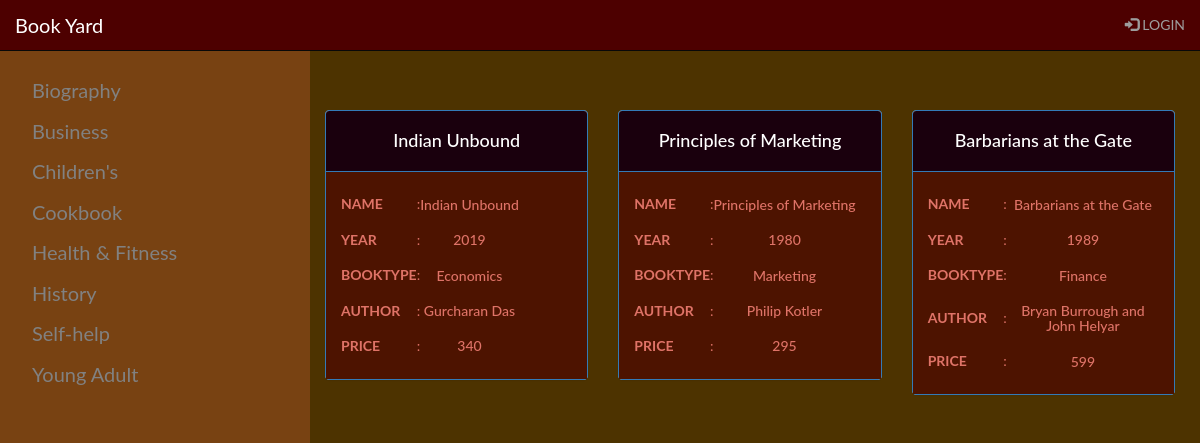
/BookStore/2/AllCompanys, run on the app's committed database.
### Setup_file.py (models this page shows, shortened)
class BookYard(Base):
    __tablename__ = 'bookyard'
    id = Column(Integer, primary_key=True)
    name = Column(String(270), nullable=False)
    user_id = Column(Integer, ForeignKey('gmailuser.id'))
    user = relationship(GmailUser, backref="bookyard")

class BookName(Base):
    __tablename__ = 'bookname'
    id = Column(Integer, primary_key=True)
    name = Column(String(250), nullable=False)
    year = Column(String(150))
    booktype = Column(String(550))
    author = Column(String(150))
    price = Column(String(10))
    bookyardid = Column(Integer, ForeignKey('bookyard.id'))
    bookyard = relationship(
        BookYard, backref=backref('bookname', cascade='all, delete'))
    gmailuser_id = Column(Integer, ForeignKey('gmailuser.id'))
    gmailuser = relationship(GmailUser, backref="bookname")

### main_file.py (the view)
@app.route('/BookStore/<int:objid>/AllCompanys')
def showBooks(objid):
    library = session.query(BookYard).all()
    obj1 = session.query(BookYard).filter_by(id=objid).one()
    obj2 = session.query(BookName).filter_by(bookyardid=objid).all()
    try:
        if login_session['username']:
            return render_template('showBooks.html', library=library,
                                   obj1=obj1, obj2=obj2,
                                   uname=login_session['username'])
    except:
        return render_template('showBooks.html',
                               library=library, obj1=obj1, obj2=obj2)

### templates/showBooks.html (shortened to what this page needs)
 {% include 'nav.html' %}
<div class="main">
{% block content %}
<div class="row" style="margin: 10px;">
{% for obj3 in obj2 %}
	<div class="col-sm-4 text-center">
		<div class="panel panel-primary">
			<div style="background-color:#1a000d"class="panel-heading">
				<h4>{{ obj3.name }}</h4>
			</div>
			<div style="background-color:#4d1300;color:#DF7367"class="panel-body text-center">
				<table>
					<tr><th>NAME</th><td>:</td><td><h5>{{ obj3.name }}</h5></td></tr>
					<tr><th>YEAR</th><td>:</td><td><h5>{{ obj3.year }}</h5></td></tr>
					<tr><th>BOOKTYPE</th><td>:</td><td><h5>{{ obj3.booktype }}</h5></td></tr>
					<tr><th>AUTHOR</th><td>:</td><td><h5>{{ obj3.author }}</h5></td></tr>
					<tr><th>PRICE</th><td>:</td><td><h5>{{ obj3.price }}</h5></td></tr>
				</table>
			</div>
		</div>
	</div>
{% endfor %}
</div>
{% endblock content %}
</div>

### templates/nav.html (shortened to what this page needs)
<!DOCTYPE html>
<html lang="en">
<head>
  <link rel="stylesheet" href="https://maxcdn.bootstrapcdn.com/bootstrap/3.3.7/css/bootstrap.min.css">
</head>
<body style="background-color:#4d3300">
<nav class="navbar navbar-inverse  navbar-fixed-top"style="background-color:#4d0000">
  <div class="container-fluid">
    <div class="navbar-header">
      <a style="font-size:20px"class="navbar-brand" href="{{ url_for('home') }}">Book Yard</a>
    </div>
    <ul class="nav navbar-nav navbar-right">
      {% if 'username' in session %}
            <li><button class="btn btn-warning mr-sm-2" style="margin-top: 5px;background-color:#806000"><a href="{{ url_for('addBookName')}} "style="color:black;font-weight:bold">ADD BOOK CATEGORY</a></button></li>
            <li style="margin: 10px;"><p class="text-primary mr-sm-2"style="color:#bf4040;font-weight:bold;">{{ session.username }}</p></li>
            <li><a href="{{ url_for('logout')}}"><span class="glyphicon glyphicon-log-in"></span> LOGOUT</a></li>
      {% else %}
            <li><a href="{{ url_for('showLogin')}}"><span class="glyphicon glyphicon-log-in"></span> LOGIN</a></li>
      {% endif %}
    </ul>
  </div>
</nav>
<div class="sidenav">
  <table>
      {% for obj in library %}
      <tr>
          <td><a href="{{ url_for('showBooks',objid=obj.id)}}">{{obj.name}}</a></td>
        </tr>
      {% endfor %}
  </table>
</div>
</body>
</html>

### templates/nav.html (style rules this page uses)
body { font-family: "Lato", sans-serif; }
.sidenav { height: 100%; width: 310px; position: fixed; z-index: 1; top: 50px; left: 0; background-color:#784212 ; overflow-x: hidden; padding-top: 20px; }
.sidenav a { padding: 6px 6px 6px 32px; text-decoration: none; font-size: 20px; color: #818181; display: block; }
.main { margin-left: 300px; }

### data on the page
BookYard: name "Biography"
BookYard: name "Business"
BookYard: name "Children's"
BookYard: name "Cookbook"
BookYard: name "Health & Fitness"
BookYard: name "History"
BookYard: name "Self-help"
BookYard: name "Young Adult"
BookName: name "Indian Unbound", year "2019", booktype "Economics", author "Gurcharan Das", price "340"
BookName: name "Principles of Marketing", year "1980", booktype "Marketing", author "Philip Kotler", price "295"
BookName: name "Barbarians at the Gate", year "1989", booktype "Finance", author "Bryan Burrough and John Helyar", price "599"
